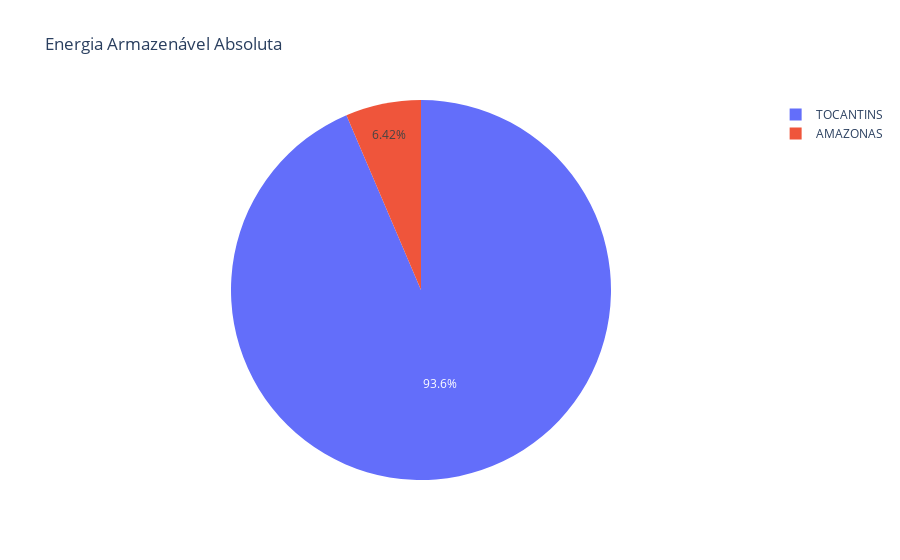
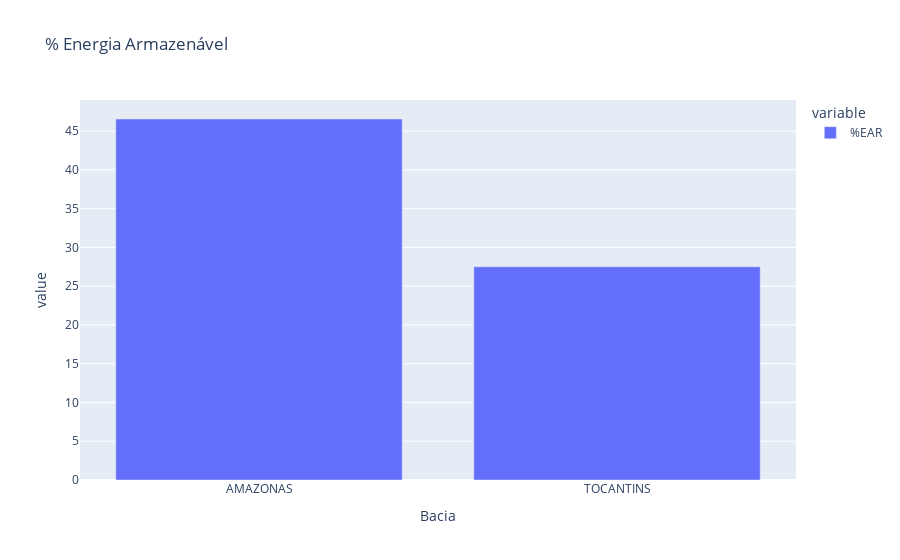

Source (notebook cell) for these figures, in order:
### Code cell
fig = px.pie(subsistema_data, values='EAR', names=subsistema_data.index, title='Energia Armazenável Absoluta')
fig.show()
bar = subsistema_data['%EAR'].copy()
bar.plot(kind='bar', title='% Energia Armazenável')

### Figure 1 — Plotly figure (JSON) as saved in the notebook; plotly's stock layout.template omitted (floating-point values rounded to 4 significant figures)
{"data": [{"domain": {"x": [0, 1], "y": [0, 1]}, "hovertemplate": "Bacia=%{label}<br>EAR=%{value}<extra></extra>", "labels": ["AMAZONAS", "TOCANTINS"], "legendgroup": "", "name": "", "showlegend": true, "type": "pie", "values": [929.2, 13550.0]}], "layout": {"legend": {"tracegroupgap": 0}, "title": {"text": "Energia Armazenável Absoluta"}}}

### Figure 2 — Plotly figure (JSON) as saved in the notebook; plotly's stock layout.template omitted (floating-point values rounded to 4 significant figures)
{"data": [{"alignmentgroup": "True", "hovertemplate": "variable=%EAR<br>Bacia=%{x}<br>value=%{y}<extra></extra>", "legendgroup": "%EAR", "marker": {"color": "#636efa", "pattern": {"shape": ""}}, "name": "%EAR", "offsetgroup": "%EAR", "orientation": "v", "showlegend": true, "textposition": "auto", "type": "bar", "x": ["AMAZONAS", "TOCANTINS"], "xaxis": "x", "y": [46.56, 27.49], "yaxis": "y"}], "layout": {"barmode": "relative", "legend": {"title": {"text": "variable"}, "tracegroupgap": 0}, "title": {"text": "% Energia Armazenável"}, "xaxis": {"anchor": "y", "domain": [0, 1], "title": {"text": "Bacia"}}, "yaxis": {"anchor": "x", "domain": [0, 1], "title": {"text": "value"}}}}
